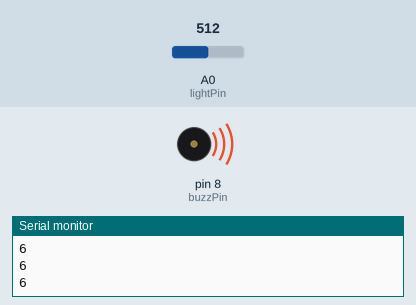
Simulated run of this sketch. Board: Arduino Uno, built with avr-gcc and run on an emulated ATmega328P. On the bench: buzzer (waves = sounding), the last lines printed to the serial monitor. The inputs (shaded band) are chosen by the test bench; at power-on: A0 (lightPin) = 512.

Above: at 1.2 s.
1.3 s: A0 (lightPin) set to 84
At 1.9 s:
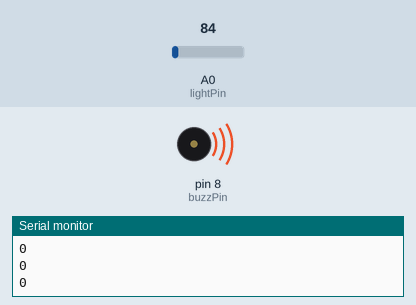
2.8 s: A0 (lightPin) set to 74
At 4.1 s:
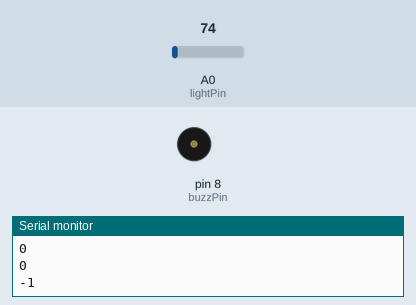
Timing chart, 0 to 5.8 s (numbered marks = the images above; inputs shaded):
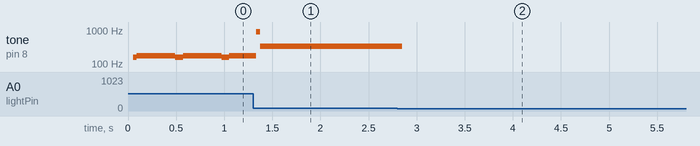

Measured:
- the behaviour switches between 78 and 77 on A0 (lightPin) (found by bisection; images 1 and 2)
- after the input at 2.8 s, tone on pin 8 (buzzPin): 335 Hz → silent after 0.05 s

The sketch:

photoresistor_with_buzzer.ino
```cpp
int lightPin = A0;
int buzzPin = 8;
int lightValue;
int delayTime = 250;

void setup() {
  Serial.begin(9600);
  pinMode(A0, INPUT);
  pinMode(buzzPin, OUTPUT);
}

void loop() {
  lightValue = analogRead(lightPin);
  delayTime = (9. / 550.) * lightValue - (9. * 200. / 550.) + 1.;
  Serial.println(delayTime);
  digitalWrite(buzzPin, HIGH);
  delay(delayTime);
  digitalWrite(buzzPin, LOW);
}
```
